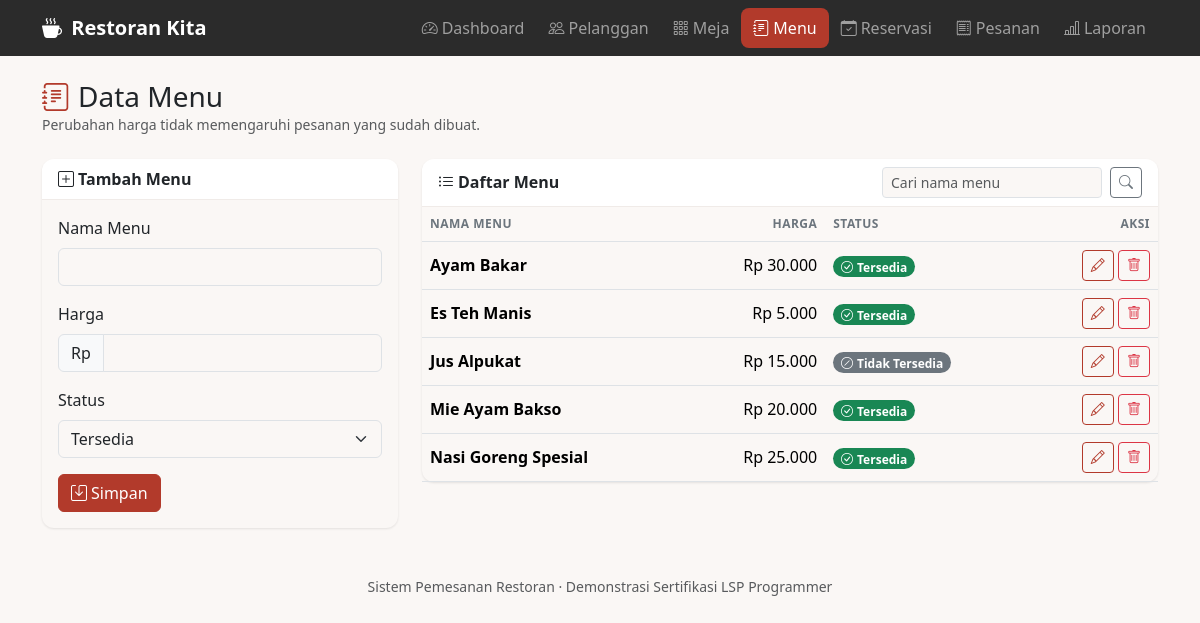
The app's page /index.php?page=menu with its own data.
### tables this page shows
CREATE TABLE menu_items (
    id INT UNSIGNED AUTO_INCREMENT PRIMARY KEY,
    name VARCHAR(100) NOT NULL,
    price DECIMAL(12, 2) NOT NULL,
    is_available TINYINT(1) NOT NULL DEFAULT 1
);

### index.php (called while the page is built, shortened)
<?php
require_once __DIR__ . '/includes/functions.php';
require_once __DIR__ . '/classes/MenuItem.php';
$page = $_GET['page'] ?? 'dashboard';
try {
    require __DIR__ . '/pages/' . $page . '.php';
} catch (PDOException $e) {
    ob_clean();
    error_log('Kesalahan database: ' . $e->getMessage());
    $pageTitle = 'Terjadi Kesalahan';
    require __DIR__ . '/includes/header.php';
    echo '<div class="alert alert-danger">Terjadi kesalahan saat mengakses database. Silakan coba lagi.</div>';
    require __DIR__ . '/includes/footer.php';
}

### classes/BaseModel.php (called while the page is built, shortened)
<?php
abstract class BaseModel
{
    public function __construct(PDO $db)
    {
        $this->db = $db;
    }
}

### classes/MenuItem.php (called while the page is built, shortened)
<?php
require_once __DIR__ . '/BaseModel.php';
class MenuItem extends BaseModel
{
    public function all(string $search = ''): array
    {
        $stmt = $this->db->prepare('SELECT * FROM menu_items WHERE name LIKE ? ORDER BY name');
        $stmt->execute(['%' . $search . '%']);
        return $stmt->fetchAll();
    }
}

### pages/menu.php (the view, shortened to what this page needs)
<?php
$menuModel = new MenuItem($db);
$form = ['id' => '', 'name' => '', 'price' => '', 'is_available' => '1'];
$search = query('q');
$isEdit = $form['id'] !== '';
$menus = $menuModel->all($search);
require __DIR__ . '/../includes/header.php';
echo pageHeader('Data Menu', 'bi-journal-text', 'Perubahan harga tidak memengaruhi pesanan yang sudah dibuat.');
?>
<div class="row g-4">
    <div class="col-lg-4">
        <div class="card">
            <div class="card-header"><i class="bi <?= $isEdit ? 'bi-pencil-square' : 'bi-plus-square' ?> me-1"></i><?= $isEdit ? 'Ubah Menu' : 'Tambah Menu' ?></div>
            <div class="card-body">
                <form method="post">
                    <div class="mb-3">
                        <label for="name" class="form-label">Nama Menu</label>
                        <input type="text" class="form-control" id="name" name="name" maxlength="100" required value="<?= e($form['name']) ?>">
                    </div>
                    <div class="mb-3">
                        <label for="price" class="form-label">Harga</label>
                        <div class="input-group">
                            <span class="input-group-text">Rp</span>
                            <input type="number" class="form-control" id="price" name="price" min="1" step="0.01" required value="<?= e($form['price']) ?>">
                        </div>
                    </div>
                    <div class="mb-3">
                        <label for="is_available" class="form-label">Status</label>
                        <select class="form-select" id="is_available" name="is_available">
                            <option value="1" <?= $form['is_available'] === '1' ? 'selected' : '' ?>>Tersedia</option>
                        </select>
                    </div>
                    <button type="submit" class="btn btn-primary"><i class="bi bi-save me-1"></i>Simpan</button>
                </form>
            </div>
        </div>
    </div>
    <div class="col-lg-8">
        <div class="card">
            <div class="card-header d-flex flex-wrap justify-content-between align-items-center gap-2">
                <span><i class="bi bi-list-ul me-1"></i>Daftar Menu</span>
                <form method="get" class="d-flex gap-2" role="search">
                    <input type="search" name="q" class="form-control form-control-sm" placeholder="Cari nama menu" value="<?= e($search) ?>" aria-label="Cari menu">
                    <button type="submit" class="btn btn-sm btn-outline-secondary"><i class="bi bi-search"></i></button>
                </form>
            </div>
            <?php if (empty($menus)): ?>
                <?= emptyState($search !== '' ? 'Menu dengan kata kunci "' . $search . '" tidak ditemukan.' : 'Belum ada data menu.') ?>
            <?php else: ?>
                <div class="table-responsive">
                    <table class="table table-hover">
                        <thead>
                        <tr>
                            <th>Nama Menu</th>
                            <th class="text-end">Harga</th>
                            <th>Status</th>
                            <th class="text-end">Aksi</th>
                        </tr>
                        </thead>
                        <tbody>
                        <?php foreach ($menus as $menu): ?>
                            <tr>
                                <td class="fw-semibold"><?= e($menu['name']) ?></td>
                                <td class="text-end"><?= e(formatRupiah($menu['price'])) ?></td>
                                <td>
                                    <?php if ($menu['is_available']): ?>
                                        <span class="badge rounded-pill text-bg-success"><i class="bi bi-check-circle me-1"></i>Tersedia</span>
                                    <?php else: ?>
                                        <span class="badge rounded-pill text-bg-secondary"><i class="bi bi-slash-circle me-1"></i>Tidak Tersedia</span>
                                    <?php endif; ?>
                                </td>
                                <td class="text-end text-nowrap">
                                    <a href="<?= e(pageUrl('menu', ['edit' => $menu['id']])) ?>" class="btn btn-sm btn-outline-primary" title="Ubah"><i class="bi bi-pencil"></i></a>
                                    <?= actionButton('delete', (int) $menu['id'], 'Hapus', 'btn-outline-danger', 'Hapus menu ' . $menu['name'] . '?', [], 'bi-trash', true) ?>
                                </td>
                            </tr>
                        <?php endforeach; ?>
                        </tbody>
                    </table>
                </div>
            <?php endif; ?>
        </div>
    </div>
</div>
<?php require __DIR__ . '/../includes/footer.php'; ?>

### includes/functions.php (shortened to what this page needs)
<?php
function e($value): string
{
    return htmlspecialchars((string) $value, ENT_QUOTES, 'UTF-8');
}
function formatRupiah($amount): string
{
    return 'Rp ' . number_format((float) $amount, 0, ',', '.');
}
function pageHeader(string $title, string $icon, string $subtitle = '', string $actionHtml = ''): string
{
    return '<div class="page-header d-flex flex-wrap justify-content-between align-items-center gap-2 mb-4">'
        . '<div><h1 class="h3 mb-0"><i class="bi ' . e($icon) . ' text-primary me-2"></i>' . e($title) . '</h1>'
        . ($subtitle !== '' ? '<p class="text-muted mb-0 small">' . e($subtitle) . '</p>' : '')
        . '</div>'
        . ($actionHtml !== '' ? '<div class="no-print">' . $actionHtml . '</div>' : '')
        . '</div>';
}
function pageUrl(string $page, array $params = []): string
{
    return 'index.php?' . http_build_query(['page' => $page] + $params);
}
function actionButton(string $action, int $id, string $label, string $btnClass, string $confirmMessage = '', array $extra = [], string $icon = '', bool $iconOnly = false): string
{
    $onsubmit = $confirmMessage !== '' ? ' onsubmit="return confirm(' . e(json_encode($confirmMessage)) . ');"' : '';
    $html = '<form method="post" class="d-inline"' . $onsubmit . '>'
        . '<input type="hidden" name="action" value="' . e($action) . '">'
        . '<input type="hidden" name="id" value="' . $id . '">';
    $iconHtml = $icon !== '' ? '<i class="bi ' . e($icon) . ($iconOnly ? '' : ' me-1') . '"></i>' : '';
    $labelHtml = $iconOnly ? '<span class="visually-hidden">' . e($label) . '</span>' : e($label);
    return $html . '<button type="submit" class="btn btn-sm ' . e($btnClass) . '" title="' . e($label) . '">'
        . $iconHtml . $labelHtml . '</button></form>';
}
function query(string $key, string $default = ''): string
{
    $value = $_GET[$key] ?? $default;
    return is_string($value) ? trim($value) : $default;
}

### assets/css/style.css (style rules this page uses)
:root { --brand: #b23a2b; --brand-dark: #8f2e22; --brand-soft: #fbeae7; --bs-primary: #b23a2b; --bs-primary-rgb: 178, 58, 43; --bs-link-color: #b23a2b; --bs-link-color-rgb: 178, 58, 43; --bs-link-hover-color: #8f2e22; --bs-link-hover-color-rgb: 143, 46, 34; --bs-body-bg: #faf7f5; }
.btn-primary { --bs-btn-bg: var(--brand); --bs-btn-border-color: var(--brand); --bs-btn-hover-bg: var(--brand-dark); --bs-btn-hover-border-color: var(--brand-dark); --bs-btn-active-bg: var(--brand-dark); --bs-btn-active-border-color: var(--brand-dark); --bs-btn-disabled-bg: var(--brand); --bs-btn-disabled-border-color: var(--brand); }
.btn-outline-primary { --bs-btn-color: var(--brand); --bs-btn-border-color: var(--brand); --bs-btn-hover-bg: var(--brand); --bs-btn-hover-border-color: var(--brand); --bs-btn-active-bg: var(--brand-dark); --bs-btn-active-border-color: var(--brand-dark); }
.card { border: 0; border-radius: .75rem; box-shadow: 0 1px 3px rgba(0, 0, 0, .06), 0 1px 2px rgba(0, 0, 0, .04); }
.card-header { background: #fff; border-bottom: 1px solid #f0ebe8; border-radius: .75rem .75rem 0 0 !important; font-weight: 600; }
.table-responsive { position: relative; }
.table { --bs-table-bg: transparent; margin-bottom: 0; }
.table thead th { font-size: .75rem; text-transform: uppercase; letter-spacing: .04em; color: #6c757d; font-weight: 600; background: #fbf8f6; }
.table td, .table th { vertical-align: middle; }

### records on screen
menu_items: name "Ayam Bakar", price "Rp 30.000", is_available 1 (drawn)
menu_items: name "Es Teh Manis", price "Rp 5.000", is_available 1 (drawn)
menu_items: name "Jus Alpukat", price "Rp 15.000", is_available 0 (drawn)
menu_items: name "Mie Ayam Bakso", price "Rp 20.000", is_available 1 (drawn)
menu_items: name "Nasi Goreng Spesial", price "Rp 25.000", is_available 1 (drawn)

### other values on screen
$label "Dashboard"
$label "Pelanggan"
$label "Meja"
$label "Menu"
$label "Reservasi"
$label "Pesanan"
$label "Laporan"
$title "Data Menu"
$subtitle "Perubahan harga tidak memengaruhi pesanan yang sudah dibuat."
